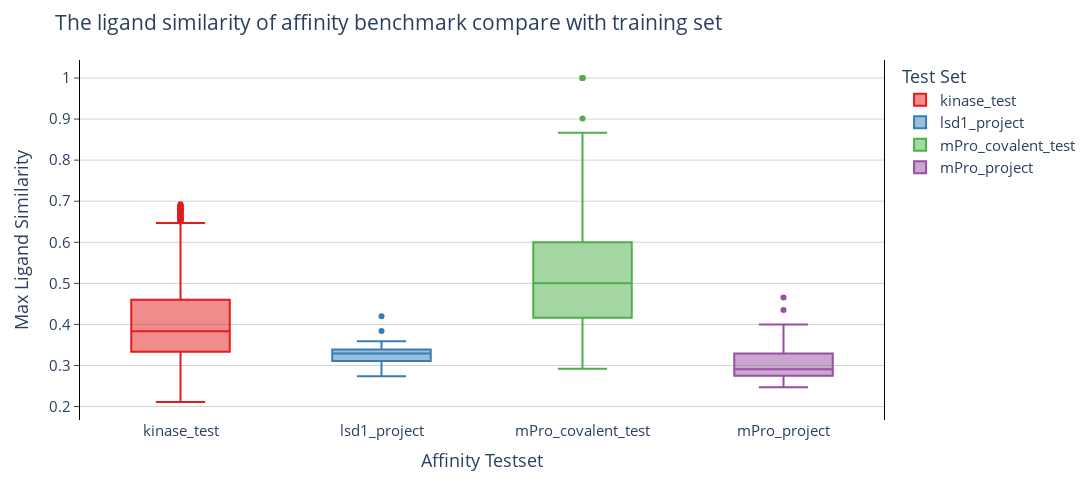

Notebook code for this chart:
### Code cell
import plotly.express as px
import pandas as pd

root = '/opt/home/revoli/data_worker/paper/benchmark/docking/similarity'
input_csv = ['kinase_test.csv', 'lsd1_project.csv', 'mPro_covalent_test.csv', 'mPro_project.csv']

all_df = []
for csv in input_csv:
  df = pd.read_csv(f'{root}/{csv}')
  df['Test Set'] = csv[:-4]
  all_df.append(df)
all_df = pd.concat(all_df)

kinase_test = all_df[all_df['Test Set'] == 'kinase_test']

print(f"Kinase Num of outlier:{(kinase_test['simiarity'] > 0.70).sum()}")

colors = {}
for i, csv in enumerate(input_csv):
   colors[csv[:-4]] = px.colors.qualitative.Set1[i]
# print(colors)
fig = px.box(all_df, y="simiarity", x='Test Set', color='Test Set', color_discrete_map=colors)

fig.update_layout(
  plot_bgcolor='white',
  width=1100, height=500, font={'size': 15},
  title='The ligand similarity of affinity benchmark compare with training set',
)
fig.update_xaxes(
  title='Affinity Testset'
)
fig.update_yaxes(
  mirror=True,
  ticks='outside',
  showline=True,
  linecolor='black',
  gridcolor='lightgrey',
  title='Max Ligand Similarity',
)
fig.show()

### Figure 1 — Plotly figure (JSON) as saved in the notebook; plotly's stock layout.template omitted (floating-point values rounded to 4 significant figures; data arrays with more than 128 entries replaced by an {"elided": "..."} marker saying what was removed)
{"data": [{"alignmentgroup": "True", "hovertemplate": "Test Set=%{x}<br>simiarity=%{y}<extra></extra>", "legendgroup": "kinase_test", "marker": {"color": "rgb(228,26,28)"}, "name": "kinase_test", "notched": false, "offsetgroup": "kinase_test", "orientation": "v", "showlegend": true, "x": {"elided": "1539 str values"}, "x0": " ", "xaxis": "x", "y": {"elided": "1539 float values"}, "y0": " ", "yaxis": "y", "type": "box"}, {"alignmentgroup": "True", "hovertemplate": "Test Set=%{x}<br>simiarity=%{y}<extra></extra>", "legendgroup": "lsd1_project", "marker": {"color": "rgb(55,126,184)"}, "name": "lsd1_project", "notched": false, "offsetgroup": "lsd1_project", "orientation": "v", "showlegend": true, "x": ["lsd1_project", "lsd1_project", "lsd1_project", "lsd1_project", "lsd1_project", "lsd1_project", "lsd1_project", "lsd1_project", "lsd1_project", "lsd1_project", "lsd1_project", "lsd1_project", "lsd1_project", "lsd1_project", "lsd1_project", "lsd1_project", "lsd1_project", "lsd1_project", "lsd1_project", "lsd1_project", "lsd1_project", "lsd1_project", "lsd1_project", "lsd1_project", "lsd1_project", "lsd1_project", "lsd1_project", "lsd1_project", "lsd1_project", "lsd1_project", "lsd1_project", "lsd1_project", "lsd1_project", "lsd1_project", "lsd1_project", "lsd1_project", "lsd1_project", "lsd1_project", "lsd1_project", "lsd1_project", "lsd1_project", "lsd1_project", "lsd1_project", "lsd1_project", "lsd1_project", "lsd1_project", "lsd1_project", "lsd1_project", "lsd1_project", "lsd1_project", "lsd1_project"], "x0": " ", "xaxis": "x", "y": [0.313, 0.3393, 0.3333, 0.3271, 0.2737, 0.3333, 0.3837, 0.3483, 0.3274, 0.3441, 0.3301, 0.3304, 0.2927, 0.3304, 0.358, 0.3246, 0.3103, 0.337, 0.2909, 0.3034, 0.2907, 0.3429, 0.3118, 0.2967, 0.3059, 0.3293, 0.3093, 0.3368, 0.3295, 0.3222, 0.359, 0.3187, 0.2889, 0.3226, 0.3371, 0.358, 0.3529, 0.3333, 0.3544, 0.4198, 0.3158, 0.2955, 0.3012, 0.3444, 0.3333, 0.3377, 0.2796, 0.3483, 0.3158, 0.3196, 0.3187], "y0": " ", "yaxis": "y", "type": "box"}, {"alignmentgroup": "True", "hovertemplate": "Test Set=%{x}<br>simiarity=%{y}<extra></extra>", "legendgroup": "mPro_covalent_test", "marker": {"color": "rgb(77,175,74)"}, "name": "mPro_covalent_test", "notched": false, "offsetgroup": "mPro_covalent_test", "orientation": "v", "showlegend": true, "x": {"elided": "141 str values"}, "x0": " ", "xaxis": "x", "y": {"elided": "141 float values"}, "y0": " ", "yaxis": "y", "type": "box"}, {"alignmentgroup": "True", "hovertemplate": "Test Set=%{x}<br>simiarity=%{y}<extra></extra>", "legendgroup": "mPro_project", "marker": {"color": "rgb(152,78,163)"}, "name": "mPro_project", "notched": false, "offsetgroup": "mPro_project", "orientation": "v", "showlegend": true, "x": ["mPro_project", "mPro_project", "mPro_project", "mPro_project", "mPro_project", "mPro_project", "mPro_project", "mPro_project", "mPro_project", "mPro_project", "mPro_project", "mPro_project", "mPro_project", "mPro_project", "mPro_project", "mPro_project", "mPro_project", "mPro_project", "mPro_project", "mPro_project", "mPro_project", "mPro_project"], "x0": " ", "xaxis": "x", "y": [0.275, 0.3067, 0.2875, 0.3462, 0.3478, 0.2927, 0.3038, 0.2821, 0.284, 0.2737, 0.2785, 0.2469, 0.4353, 0.3294, 0.2738, 0.2885, 0.2717, 0.4, 0.4653, 0.2472, 0.3068, 0.3068], "y0": " ", "yaxis": "y", "type": "box"}], "layout": {"xaxis": {"anchor": "y", "domain": [0.0, 1.0], "title": {"text": "Affinity Testset"}, "categoryorder": "array", "categoryarray": ["kinase_test", "lsd1_project", "mPro_covalent_test", "mPro_project"]}, "yaxis": {"anchor": "x", "domain": [0.0, 1.0], "title": {"text": "Max Ligand Similarity"}, "mirror": true, "ticks": "outside", "showline": true, "linecolor": "black", "gridcolor": "lightgrey"}, "legend": {"title": {"text": "Test Set"}, "tracegroupgap": 0}, "margin": {"t": 60}, "boxmode": "overlay", "font": {"size": 15}, "plot_bgcolor": "white", "width": 1100, "height": 500, "title": {"text": "The ligand similarity of affinity benchmark compare with training set"}}}
